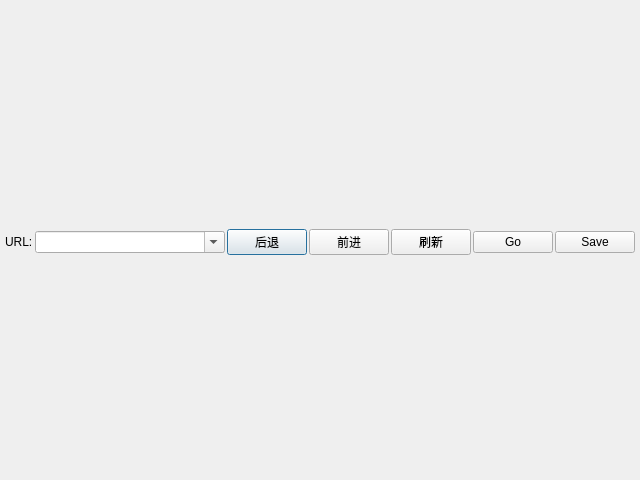
<?xml version="1.0" encoding="UTF-8"?>
<ui version="4.0">
 <class>DialogWebCef</class>
 <widget class="QDialog" name="DialogWebCef">
  <property name="geometry">
   <rect>
    <x>0</x>
    <y>0</y>
    <width>640</width>
    <height>480</height>
   </rect>
  </property>
  <property name="windowTitle">
   <string>QCefview</string>
  </property>
  <layout class="QVBoxLayout" name="verticalLayout_2" stretch="0,1">
   <property name="spacing">
    <number>2</number>
   </property>
   <property name="leftMargin">
    <number>0</number>
   </property>
   <property name="topMargin">
    <number>0</number>
   </property>
   <property name="rightMargin">
    <number>0</number>
   </property>
   <property name="bottomMargin">
    <number>0</number>
   </property>
   <item>
    <layout class="QHBoxLayout" name="horizontalLayout" stretch="0,1,0,0,0,0,0">
     <property name="leftMargin">
      <number>5</number>
     </property>
     <property name="topMargin">
      <number>5</number>
     </property>
     <property name="rightMargin">
      <number>5</number>
     </property>
     <item>
      <widget class="QLabel" name="label">
       <property name="text">
        <string>URL:</string>
       </property>
      </widget>
     </item>
     <item>
      <widget class="QComboBox" name="comboBox">
       <property name="editable">
        <bool>true</bool>
       </property>
      </widget>
     </item>
     <item>
      <widget class="QPushButton" name="pushButton_1">
       <property name="text">
        <string>后退</string>
       </property>
      </widget>
     </item>
     <item>
      <widget class="QPushButton" name="pushButton_2">
       <property name="text">
        <string>前进</string>
       </property>
      </widget>
     </item>
     <item>
      <widget class="QPushButton" name="pushButton_3">
       <property name="text">
        <string>刷新</string>
       </property>
      </widget>
     </item>
     <item>
      <widget class="QPushButton" name="pushButton_4">
       <property name="text">
        <string>Go</string>
       </property>
      </widget>
     </item>
     <item>
      <widget class="QPushButton" name="pushButton_5">
       <property name="text">
        <string>Save</string>
       </property>
      </widget>
     </item>
    </layout>
   </item>
   <item>
    <layout class="QVBoxLayout" name="verticalLayout"/>
   </item>
  </layout>
 </widget>
 <resources/>
 <connections/>
</ui>
